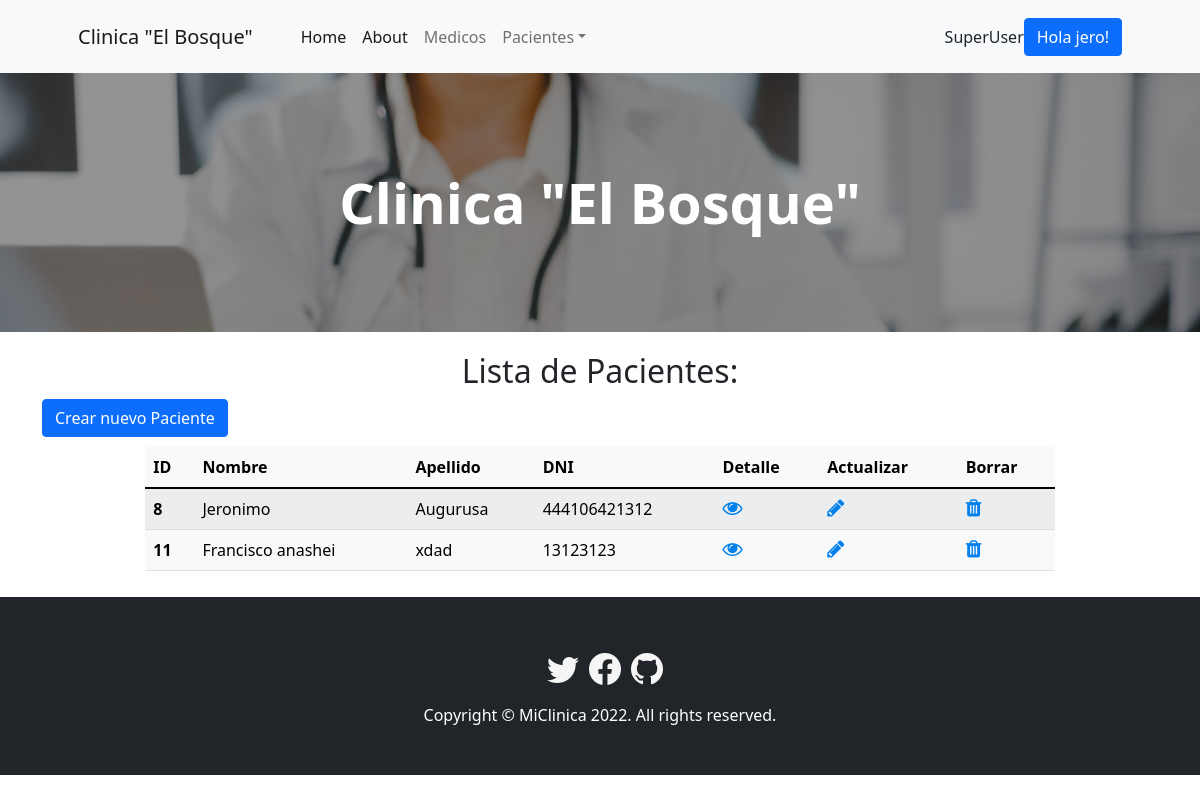
Before: /pacients/pacients-list/ (signed in) with the older database file.
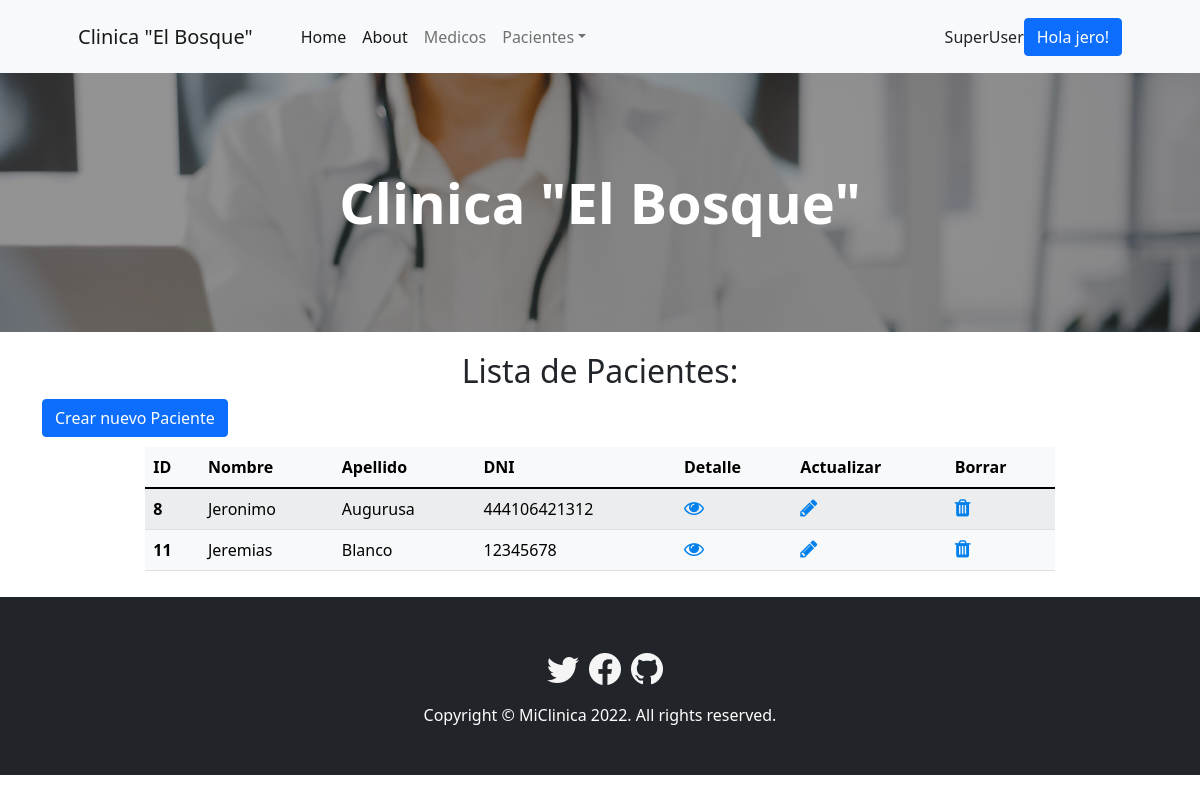
After: the same page with the newer database file.
### pacients/models.py (models this page shows)
class Pacient(models.Model):
    name = models.CharField(max_length=20)
    surname = models.CharField(max_length=20)
    dni = models.IntegerField()

### pacients/views.py (the view)
# urls.py: path('pacients-list/', views.PacientListView.as_view(), name='pacients-list'),
class PacientListView(LoginRequiredMixin, ListView):
    model = Pacient
    template_name = 'pacients_list.html'

### pacients/templates/pacients_list.html
{% extends 'index.html' %}
{% load static %}
{% block changes %}
<h2>Lista de Pacientes:</h2>
<div class="container">
    <a class="btn btn-primary justify-content-right"  href="{% url 'pacients:pacients-add' %}">Crear nuevo Paciente</a>
<div class="row d-flex justify-content-center">
    <div class="col-md-10">
        <table class="table table-striped table-light">
            <thead>
                <tr>
                    <th scope="col">ID</th>
                    <th scope="col">Nombre</th>
                    <th scope="col">Apellido</th>
                    <th scope="col">DNI</th>
                    <th scope="col">Detalle</th>
                    <th scope="col">Actualizar</th>
                    <th scope="col">Borrar</th>
                </tr>
            </thead>
            <tbody>
                {% for pacient in pacient_list %}
                <tr>
                    <th scope="row">{{pacient.id}}</th>
                    <td>{{pacient.name}}</td>
                    <td>{{pacient.surname}}</td>
                    <td>{{pacient.dni}}</td>
                    <td><a href="{% url 'pacients:pacients-detail' pacient.id %}">
                        <i class="fa fa-eye" style="font-size:20px;color: rgb(0, 128, 236);"> </i></a>
                    </td>
                    <td><a href="{% url 'pacients:pacients-update' pacient.id %}">
                        <i class="fa fa-pencil" style="font-size:20px;color: rgb(0, 128, 236);"> </i></a>
                    </td>
                    <td><a href="{% url 'pacients:pacients-delete' pacient.id %}">
                        <i class="fa fa-trash" style="font-size:20px;color: rgb(0, 128, 236);"> </i></a>
                    </td>
                </tr>
                {% endfor %}
            </tbody>
        </table>
    </div>
    </div>
</div>
{% endblock %}

### home/templates/index.html (shortened to what this page needs)
<!DOCTYPE html>
<html lang="en">
    <head>
        {% load static %}
        <link href="https://cdn.jsdelivr.net/npm/bootstrap-icons@1.5.0/font/bootstrap-icons.css" rel="stylesheet" />
        <link rel="stylesheet" href="https://cdn.jsdelivr.net/npm/bootstrap-icons@1.8.3/font/bootstrap-icons.css">
        <link href="{% static 'css/styles.css' %}" rel="stylesheet" />
        <link href="{% static 'css/changes.css' %}" rel="stylesheet" />
        <link
        rel="stylesheet"
        href="https://cdnjs.cloudflare.com/ajax/libs/font-awesome/4.7.0/css/font-awesome.min.css"
      />
    </head>
    <body>
        <nav class="navbar navbar-expand-lg navbar-light bg-light">
            <div class="container px-4 px-lg-5">
                <a class="navbar-brand" href="/">Clinica "El Bosque"</a>
                <div class="collapse navbar-collapse" id="navbarSupportedContent">
                    <ul class="navbar-nav me-auto mb-2 mb-lg-0 ms-lg-4">
                        <li class="nav-item"><a class="nav-link active" aria-current="page" href="/">Home</a></li>
                        <li class="nav-item"><a class="nav-link active" aria-current="page" href="{% url 'home:about' %}">About</a></li>
                        {% if user.is_authenticated %}
                        <li class="nav-item"><a class="nav-link" href="{% url 'medics:medics-list' %}">Medicos</a></li>
                        <li class="nav-item dropdown">
                            <a class="nav-link dropdown-toggle" id="navbarDropdown" href="#" role="button" data-bs-toggle="dropdown" aria-expanded="false">Pacientes</a>
                        </li>
                        {% endif %}
                    </ul>
                    {% if user.is_authenticated %}
                        {% if user.is_superuser %}
                            <p style="margin-top: 17px;">SuperUser  </p>
                        {% endif %}
                    <div class="nav-item dropdown">
                    <a class="btn btn-primary" id="navbarDropdown" href="#" role="button" data-bs-toggle="dropdown" aria-expanded="false">Hola {{ user.username }}!</a>
                    </div>
                    {% endif %}
                </div>
            </div>
        </nav>
        <header class="bg-dark py-5" id="foto">
            <div class="container px-4 px-lg-5 my-5">
                <div class="text-center text-white">
                    <h1 class="display-4 fw-bolder">Clinica "El Bosque"</h1>
                </div>
            </div>
        </header>
        {% block changes %}
        {% endblock %}
        <footer class="py-5 bg-dark">
            <div class="social-media">
                <a href="https://twitter.com/" target="_blank"><i class="bi bi-twitter" style="font-size: 2rem; color: whitesmoke;"></i></a>
                <a href="https://es-la.facebook.com/" target="_blank"><i class="bi bi-facebook" style="font-size: 2rem; color: whitesmoke;"></i></a>
                <a href="https://github.com/Scopexx0" target="_blank"><i class="bi bi-github" style="font-size: 2rem; color: whitesmoke;"></i></a>
            </div>
            <div class="container">
                <p class="m-0 text-center text-white">Copyright &copy; MiClinica 2022. All rights reserved.</p>
            </div>
        </footer>
    </body>
</html>

### medics/static/css/changes.css (style rules this page uses)
h2 { text-align: center; padding-top: 20px; padding-bottom: 0; }
#foto { background-image: linear-gradient(0deg, rgba(40,40,40,0.5), rgba(40,40,40,0.5)), url(../js/manual-hatdc-blog.jpg); background-size: cover; background-repeat: no-repeat; background-position: top; }
.social-media { display: flex; justify-content: center; }
.social-media a { margin-left: 10px; margin-bottom: 10px; }

Changed rows visible on the page:
changed Pacient id 11: name "Francisco anashei" → "Jeremias"; surname "xdad" → "Blanco"; dni "13123123" → "12345678"
